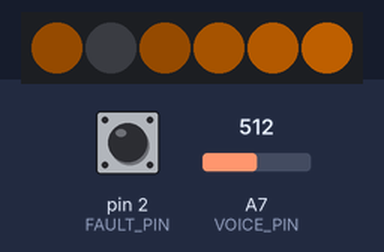
Simulated run of this sketch. Board: Arduino Nano, built with avr-gcc and run on an emulated ATmega328P. Shown: 6 RGB LEDs in strip order, left to right. Inputs (shaded band) come from the test bench; at power-on: pin 2 (FAULT_PIN) HIGH, A7 (VOICE_PIN) = 512. Dim RGB values are drawn brighter than linear.

Above: at 1.27 s.
1.3 s: pin 2 (FAULT_PIN) pulled LOW for 0.15 s
At 1.43 s:
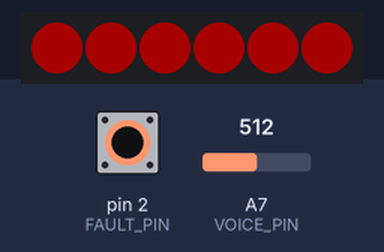
2.0 s: pin 2 (FAULT_PIN) pulled LOW for 1 s
3.6 s: A7 (VOICE_PIN) set to 122
5.1 s: A7 (VOICE_PIN) set to 140
At 5.18 s:
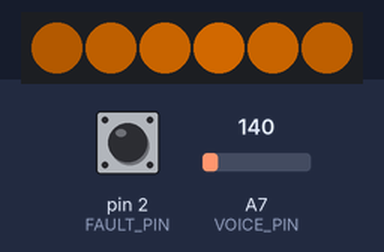
6.9 s: A7 (VOICE_PIN) set to 118
At 8.3 s:
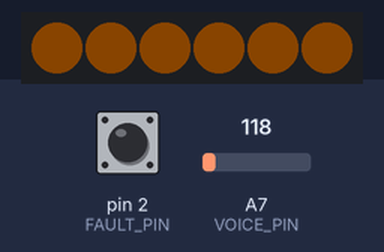
Timing chart, 0 to 9.4 s (numbered marks = the images above; inputs shaded):
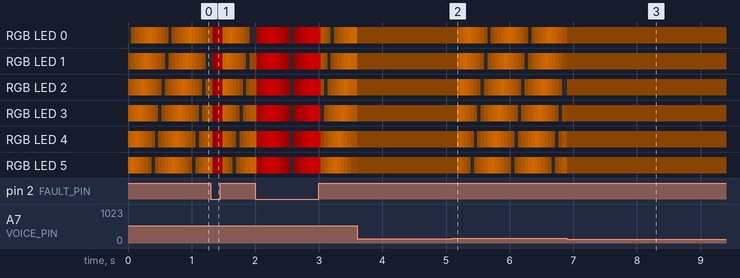

Measured:
- after the input at 1.3 s, the LEDs: first change at once (image 1 shows a later state)

The sketch:

synthears.ino
```cpp
//
//  Synth Ears for Arduino (SynthEyes without the eyes, basically)
//
//  V1.0.0 - Drive status lights including red fault mode with voice control
//  V1.1.0 - Hold fault mode for as long as FAULT_PIN is low instead of timing it, improve brightness
//

/*
BSD 3-Clause License

Copyright (c) 2022, Joseph P Morris, IT-HE SOFTWARE
All rights reserved.

Redistribution and use in source and binary forms, with or without
modification, are permitted provided that the following conditions are met:

1. Redistributions of source code must retain the above copyright notice, this
   list of conditions and the following disclaimer.

2. Redistributions in binary form must reproduce the above copyright notice,
   this list of conditions and the following disclaimer in the documentation
   and/or other materials provided with the distribution.

3. Neither the name of the copyright holder nor the names of its
   contributors may be used to endorse or promote products derived from
   this software without specific prior written permission.

THIS SOFTWARE IS PROVIDED BY THE COPYRIGHT HOLDERS AND CONTRIBUTORS "AS IS"
AND ANY EXPRESS OR IMPLIED WARRANTIES, INCLUDING, BUT NOT LIMITED TO, THE
IMPLIED WARRANTIES OF MERCHANTABILITY AND FITNESS FOR A PARTICULAR PURPOSE ARE
DISCLAIMED. IN NO EVENT SHALL THE COPYRIGHT HOLDER OR CONTRIBUTORS BE LIABLE
FOR ANY DIRECT, INDIRECT, INCIDENTAL, SPECIAL, EXEMPLARY, OR CONSEQUENTIAL
DAMAGES (INCLUDING, BUT NOT LIMITED TO, PROCUREMENT OF SUBSTITUTE GOODS OR
SERVICES; LOSS OF USE, DATA, OR PROFITS; OR BUSINESS INTERRUPTION) HOWEVER
CAUSED AND ON ANY THEORY OF LIABILITY, WHETHER IN CONTRACT, STRICT LIABILITY,
OR TORT (INCLUDING NEGLIGENCE OR OTHERWISE) ARISING IN ANY WAY OUT OF THE USE
OF THIS SOFTWARE, EVEN IF ADVISED OF THE POSSIBILITY OF SUCH DAMAGE.
*/

//
//  Attach the status lights to the following pins (configurable), these are
//  adjacent to each other on the Nano's 6-pin header
//
//  5V
//  DIN - pin 11
//  GND
//
//  In addition, the microphone ADC is on pin A7
//  Pin 2 can be used to trigger the red FAULT mode
//

#define VOICE_DETECTOR    // Flash the status lights if a microphone detects something

#include <FastLED.h>

// Configurables, adjust to taste

// RGB triplets for the status light colour, default to yellow (full red, half green, no blue)
#define COLOUR_RED   0xff
#define COLOUR_GREEN 0x80
#define COLOUR_BLUE  0x00

// If the FAULT_PIN is set low, make it this colour instead
#define FAULT_RED 0x0ff
#define FAULT_GREEN 0x00
#define FAULT_BLUE 0x00

#define STATUSBRIGHT 255
#define VOICEBRIGHT 10

#define STATUS_PIN 11    // Neopixels DIN pin for status LEDs
#define VOICE_PIN A7    // Audio input for flashing the status pins
#define FAULT_PIN 2

#define ADC_THRESHOLD 128 // Voice activation threshold


#define FRAME_IN_MS 20  // Delay per animation frame in milliseconds (20 default)
#define WAIT_IN_MS  60  // Delay per tick in milliseconds when waiting to blink again (60 default)
#define MIN_DELAY    5   // Minimum delay between blinks
#define MAX_DELAY    250 // Maximum delay between blinks
#define STATUS_DIVIDER 32  // This controls the speed of the status light chaser, bigger is slower (def 32)

#define PIXELS 128
#define PIXELS_PER_PANEL 64
#define STATUSPIXELS 6

#define STEPS (STATUSPIXELS*2)

// Functions
void wait(int ms);
void statusCycle(unsigned char r, unsigned char g, unsigned char b);

// Status light variables
CRGB statusbuffer[STATUSPIXELS];
CRGB colour(COLOUR_RED,COLOUR_GREEN,COLOUR_BLUE);
CLEDController *statusController;
unsigned char ramp[STEPS];


//
//  Here's the actual implementation
//

void setup() {
  pinMode(FAULT_PIN,INPUT_PULLUP);

  // Initialise the status lights
  statusController = &FastLED.addLeds<NEOPIXEL, STATUS_PIN>(statusbuffer,STATUSPIXELS);
  for(int ctr=0;ctr<STATUSPIXELS;ctr++) {
    statusbuffer[ctr]=CRGB::Red;
  }
  statusController->showLeds(STATUSBRIGHT);

  // Build lookup table for pulsating status lights
  // I'm sure there's a smarter way to do this on the fly, but...
  int ramping=0;
  for(int ctr=0;ctr<STEPS;ctr++) {
    ramp[ctr]=ramping;
    if(ctr<STEPS/2) {
      ramping+=(256/(STEPS*2));
    } else {
      ramping-=(256/(STEPS*2));
    }
  }

  statusCycle(COLOUR_RED,COLOUR_GREEN,COLOUR_BLUE);
}

void loop() {
    wait(1000);
}

//
//  Wait, and cue up a reaction if we detect one via GPIO
//

void wait(int ms) {
  for(int ctr=0;ctr<ms;ctr++) {
    delay(1);
    statusCycle(COLOUR_RED,COLOUR_GREEN,COLOUR_BLUE);
  }
}

static int maxpos = 255 - (255%STEPS);

void statusCycle(unsigned char r, unsigned char g, unsigned char b) {
  uint16_t ctr;
  static uint16_t pos=0;
  static int divider=0;
  int maxdiv=STATUS_DIVIDER;
  static int brightcount=0;
  int val;
  #ifdef VOICE_DETECTOR
    bool bright = !(analogRead(VOICE_PIN) > ADC_THRESHOLD);
  #else
    bool bright = false;
  #endif
  bool faultState = !digitalRead(FAULT_PIN);

  if(bright) {
    brightcount=2;
  }

  divider++;
  if(divider > maxdiv) {
    pos++;
    divider=0;
    if(brightcount > 0) {
      brightcount--;
    }
  }
  if(pos > maxpos) {
    pos=0;
  }

  for(ctr=0; ctr< STATUSPIXELS; ctr++) {
    // If they're in an emergency state, make the lights red
    if(faultState) {
      statusbuffer[ctr] = CRGB(FAULT_RED,FAULT_GREEN,FAULT_BLUE);
    } else {
      statusbuffer[ctr] = CRGB(r,g,b);
    }
    if(brightcount > 0) {
      statusbuffer[ctr].nscale8(255);
    } else {
      if(faultState) {
        // All blink together
        val = ramp[pos%STEPS] * 2;
        if(val > 255) val=255;
        statusbuffer[ctr].nscale8(val);
      }
      else {
        // Fairground effect
        val = ramp[(ctr+pos)%STEPS] * 2;
        if(val > 255) val=255;
        statusbuffer[ctr].nscale8(val);
      }
    }
  }

  statusController->showLeds(brightcount > 0?VOICEBRIGHT:STATUSBRIGHT);
}
```
